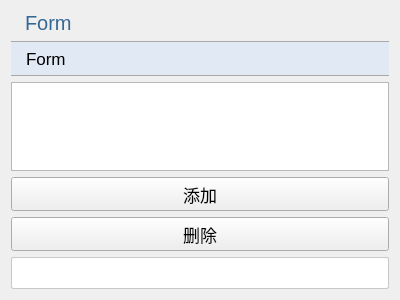
<?xml version="1.0" encoding="UTF-8"?>
<ui version="4.0">
 <class>GlobalParameterSettingWidget</class>
 <widget class="QWidget" name="GlobalParameterSettingWidget">
  <property name="geometry">
   <rect>
    <x>0</x>
    <y>0</y>
    <width>400</width>
    <height>300</height>
   </rect>
  </property>
  <property name="windowTitle">
   <string>Form</string>
  </property>
  <property name="styleSheet">
   <string notr="true">QWidget{
font-family: &quot;Microsoft YaHei&quot;, &quot;微软雅黑&quot;;
}
QPushButton {
    font-size: 17px;
    min-height: 32px;
}
QPushButton#pushButton {
    background-color: rgb(224, 233, 244);
    border-width: 1px;
    border-color: rgb(121, 121, 121);
    border-style: solid;
    min-height: 33px;
    border-top: 1px solid rgb(169, 169, 169);
    border-bottom: 1px solid rgb(169, 169, 169);
    border-left: none;
    border-right: none;
    text-align: left;
    padding-left: 15px;
    font-size: 17px;
}
QLabel {
    font-size: 17px;
    color: rgb(51, 51, 51);
}
QLabel#pageNameLabel {
    font-size: 20px;
    padding-left: 9px;
    color: rgb(53, 103, 147);
}
QLineEdit, QTextEdit, QPlainTextEdit, QSpinBox, QDoubleSpinBox, QDateTimeEdit {
    border: 1px solid rgb(200, 200, 200);
    border-radius: 2px;
    font-size: 17px;
    min-height: 30px;
}
QLineEdit:focus, QTextEdit:focus, QPlainTextEdit:focus,
QSpinBox:focus, QDoubleSpinBox:focus, QDateTimeEdit:focus {
    border-color: rgb(100, 100, 255);
    outline: none;
}
QComboBox {
    font-size: 17px;
    color: rgb(51, 51, 51);
    padding-left: 6px;
    background: rgb(240, 240, 240);
    border: 1px solid rgb(169, 169, 169);
    border-radius: 3px;
    min-height: 30px;
}
QComboBox::drop-down {
    subcontrol-origin: padding;
    subcontrol-position: top right;
    width: 20px;
    background: rgb(240, 240, 240);
    border-left: 1px solid rgb(190, 190, 190);
}
QComboBox::down-arrow {
    image: url(:/resources/arrow_down_drawn.svg);
    width: 12px;
    height: 12px;
}
QSpinBox::up-button, QDoubleSpinBox::up-button {
    subcontrol-origin: border;
    subcontrol-position: top right;
    width: 18px;
    border-left: 1px solid rgb(190, 190, 190);
    border-bottom: 1px solid rgb(210, 210, 210);
    background: rgb(240, 240, 240);
}
QSpinBox::down-button, QDoubleSpinBox::down-button {
    subcontrol-origin: border;
    subcontrol-position: bottom right;
    width: 18px;
    border-left: 1px solid rgb(190, 190, 190);
    background: rgb(240, 240, 240);
}
QSpinBox::up-arrow, QDoubleSpinBox::up-arrow {
    image: url(:/resources/arrow_up_drawn.svg);
    width: 10px;
    height: 10px;
}
QSpinBox::down-arrow, QDoubleSpinBox::down-arrow {
    image: url(:/resources/arrow_down_drawn.svg);
    width: 10px;
    height: 10px;
}
QRadioButton, QCheckBox, QGroupBox {
    font-size: 17px;
}
QTableWidget, QTreeWidget, QListWidget {
    font-size: 16px;
    gridline-color: rgb(210, 210, 210);
}

</string>
  </property>
  <layout class="QVBoxLayout" name="verticalLayout">
   <item>
    <widget class="QLabel" name="pageNameLabel">
     <property name="text">
      <string>Form</string>
     </property>
    </widget>
   </item>
   <item>
    <widget class="QPushButton" name="pushButton">
     <property name="text">
      <string>Form</string>
     </property>
    </widget>
   </item>
   <item>
    <widget class="QTableWidget" name="kvTable"/>
   </item>
   <item>
    <widget class="QPushButton" name="addRowBtn">
     <property name="text">
      <string>添加</string>
     </property>
    </widget>
   </item>
   <item>
    <widget class="QPushButton" name="removeRowBtn">
     <property name="text">
      <string>删除</string>
     </property>
    </widget>
   </item>
   <item>
    <widget class="KeyValueLineEdit" name="lineEdit"/>
   </item>
   <item>
    <spacer name="verticalSpacer">
     <property name="orientation">
      <enum>Qt::Vertical</enum>
     </property>
     <property name="sizeHint" stdset="0">
      <size>
       <width>20</width>
       <height>40</height>
      </size>
     </property>
    </spacer>
   </item>
  </layout>
 </widget>
 <customwidgets>
  <customwidget>
   <class>KeyValueLineEdit</class>
   <extends>QLineEdit</extends>
   <header>KeyValueLineEdit.h</header>
  </customwidget>
 </customwidgets>
 <resources/>
 <connections/>
</ui>
